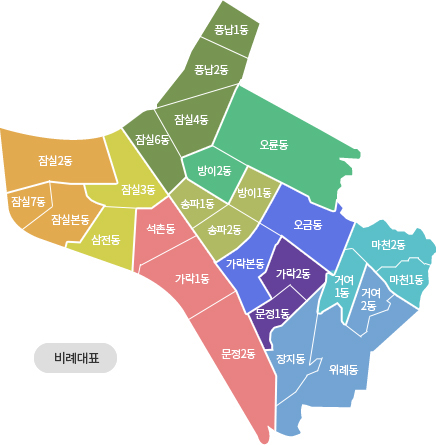
#> input picture xyzmap.jpg, 436 x 445 px
$ python opencv_geo_test3.py
#> lines starting #> are read from the running program, lines starting #| are printed output that depends on the picture
import cv2
import numpy as np

img = cv2.imread('xyzmap.jpg')
#> img is the input picture: shape (445, 436, 3); mean B, G, R 208.3, 215.9, 211.9
res = cv2.resize(img,None,fx=2, fy=2, interpolation = cv2.INTER_CUBIC)
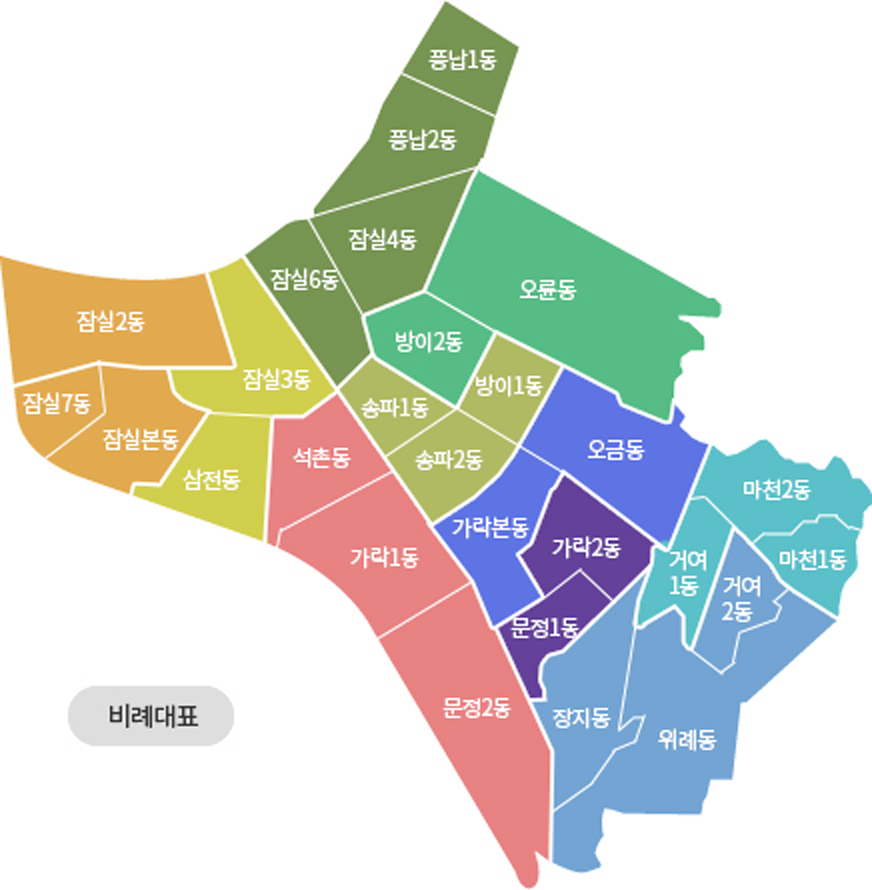
#> res: shape (890, 872, 3); mean B, G, R 208.2, 215.8, 211.8

#OR

height, width = img.shape[:2]
#> height = 445; width = 436
res = cv2.resize(img,(2*width, 2*height), interpolation = cv2.INTER_CUBIC) # resize는 img , dsize , fx , fy , interpolation 즉 이미지 , manual size 가로 세로 , 가로 배수 , 세로 배수 , 보간법이다

$ run again, with ground.jpg copied over xyzmap.jpg
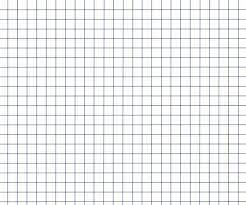
#> input picture ground.jpg, 246 x 205 px
#> img is the input picture: shape (205, 246, 3); mean B, G, R 238.2, 237.5, 236.5
#> `res = cv2.resize(img,None,fx=2, fy=2, interpolation = cv2.INTER_CUBIC)`:
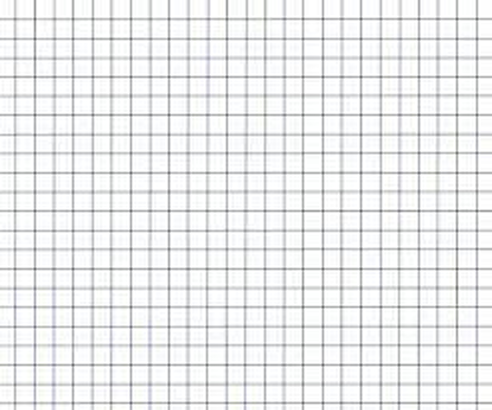
#> res: shape (410, 492, 3); mean B, G, R 237.3, 236.7, 235.9
